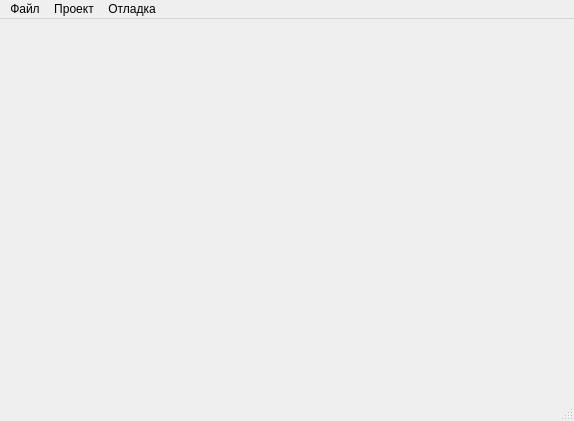
<?xml version="1.0" encoding="UTF-8"?>
<ui version="4.0">
 <class>MainWindow</class>
 <widget class="QMainWindow" name="MainWindow">
  <property name="geometry">
   <rect>
    <x>0</x>
    <y>0</y>
    <width>574</width>
    <height>421</height>
   </rect>
  </property>
  <property name="minimumSize">
   <size>
    <width>240</width>
    <height>180</height>
   </size>
  </property>
  <property name="windowTitle">
   <string>SANDM эмулятор</string>
  </property>
  <widget class="QWidget" name="centralwidget">
   <layout class="QVBoxLayout" name="verticalLayout"/>
  </widget>
  <widget class="QMenuBar" name="menubar">
   <property name="geometry">
    <rect>
     <x>0</x>
     <y>0</y>
     <width>574</width>
     <height>20</height>
    </rect>
   </property>
   <widget class="QMenu" name="menu">
    <property name="title">
     <string>Файл</string>
    </property>
    <addaction name="Open"/>
    <addaction name="Create"/>
    <addaction name="Save"/>
    <addaction name="Save_as"/>
    <addaction name="Close"/>
    <addaction name="separator"/>
    <addaction name="Exit"/>
   </widget>
   <widget class="QMenu" name="menu_2">
    <property name="title">
     <string>Проект</string>
    </property>
    <addaction name="Start"/>
    <addaction name="Stop"/>
   </widget>
   <widget class="QMenu" name="menu_3">
    <property name="title">
     <string>Отладка</string>
    </property>
    <addaction name="Debug"/>
    <addaction name="Continue"/>
    <addaction name="Step"/>
    <addaction name="Stop_Debug"/>
   </widget>
   <addaction name="menu"/>
   <addaction name="menu_2"/>
   <addaction name="menu_3"/>
  </widget>
  <widget class="QStatusBar" name="statusbar"/>
  <action name="Create">
   <property name="text">
    <string>Создать</string>
   </property>
   <property name="shortcut">
    <string>Ctrl+N</string>
   </property>
  </action>
  <action name="Open">
   <property name="text">
    <string>Открыть</string>
   </property>
   <property name="shortcut">
    <string>Ctrl+O</string>
   </property>
  </action>
  <action name="Exit">
   <property name="text">
    <string>Выход</string>
   </property>
  </action>
  <action name="Save">
   <property name="text">
    <string>Сохранить</string>
   </property>
   <property name="shortcut">
    <string>Ctrl+S</string>
   </property>
  </action>
  <action name="Save_as">
   <property name="text">
    <string>Сохранить как</string>
   </property>
  </action>
  <action name="Start">
   <property name="text">
    <string>Запустить</string>
   </property>
   <property name="shortcut">
    <string>F5</string>
   </property>
  </action>
  <action name="Stop">
   <property name="text">
    <string>Завершить</string>
   </property>
   <property name="shortcut">
    <string>F4</string>
   </property>
  </action>
  <action name="Debug">
   <property name="text">
    <string>Запустить в режиме отладки</string>
   </property>
   <property name="shortcut">
    <string>F7</string>
   </property>
  </action>
  <action name="Continue">
   <property name="text">
    <string>Продолжить</string>
   </property>
   <property name="shortcut">
    <string>F10</string>
   </property>
  </action>
  <action name="Stop_Debug">
   <property name="text">
    <string>Завершить отладку</string>
   </property>
   <property name="shortcut">
    <string>F6</string>
   </property>
  </action>
  <action name="Step">
   <property name="text">
    <string>Шаг</string>
   </property>
   <property name="shortcut">
    <string>F8</string>
   </property>
  </action>
  <action name="Close">
   <property name="text">
    <string>Закрыть</string>
   </property>
  </action>
 </widget>
 <resources/>
 <connections/>
</ui>
